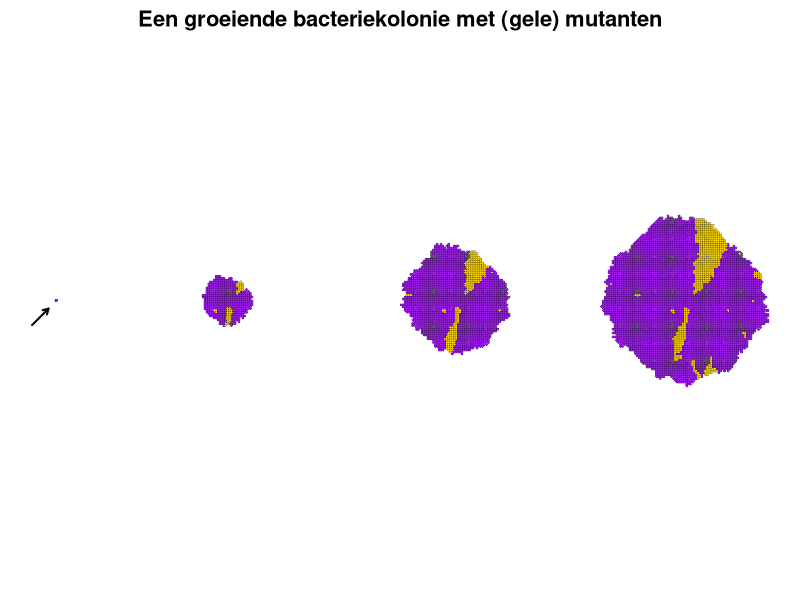
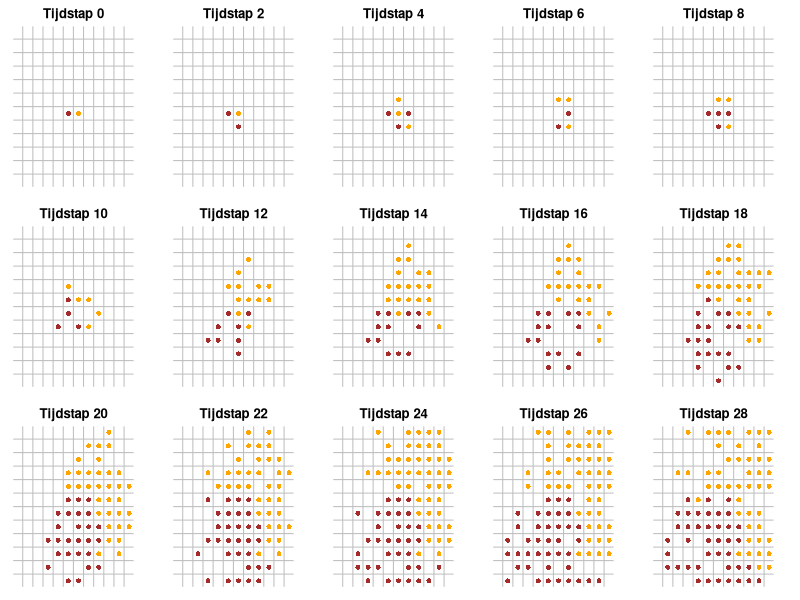
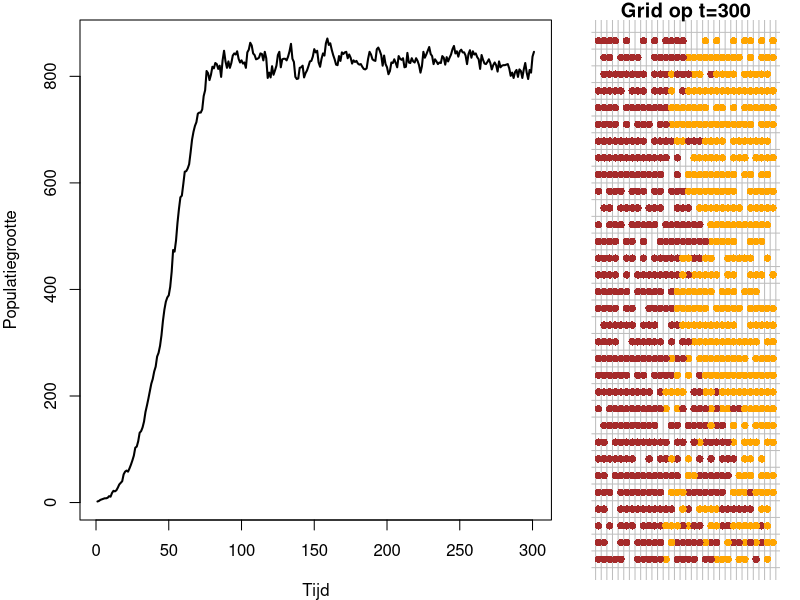
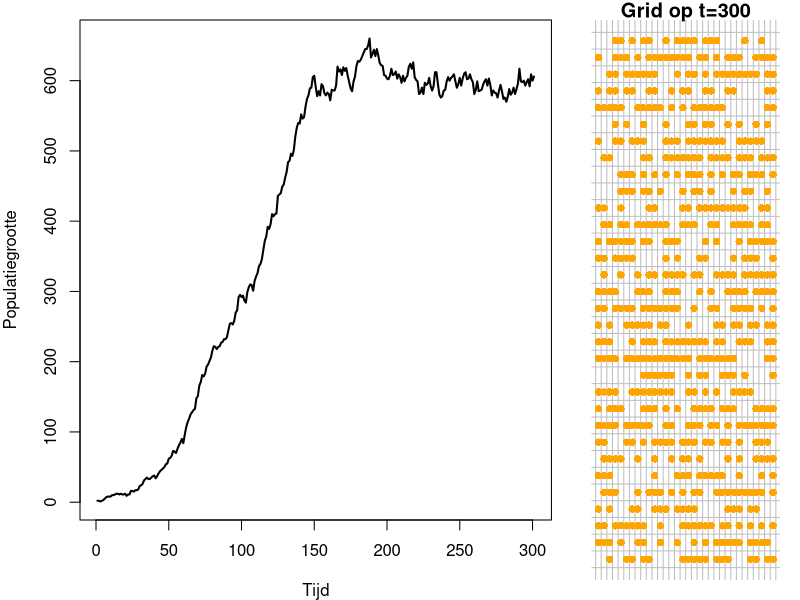
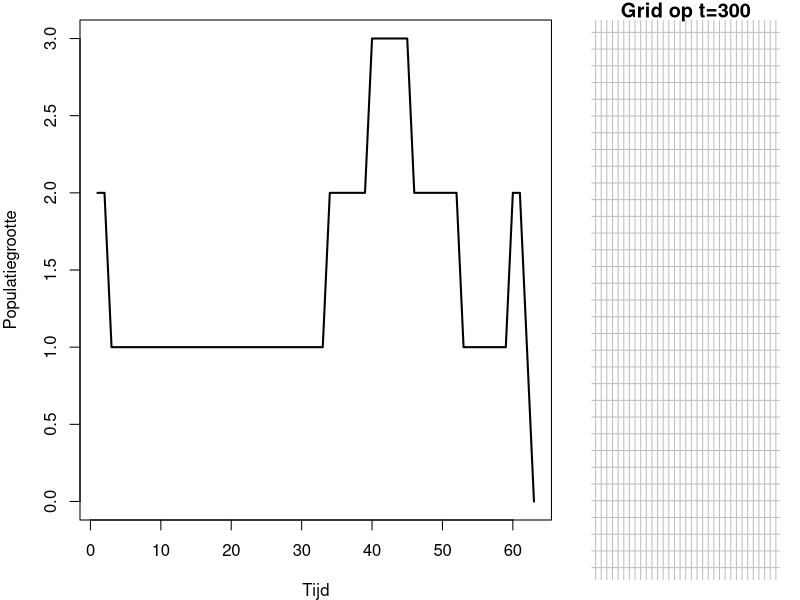

The R source for these figures, in order:
## ---- chunk 1
#| code-fold: true
#| fig-cap: "Paarse stippen staan voor wildtye bacteriën, terwjil gele stippen bacteriën zijn met een mutatie. Door lokale celdeling onstaat er een \"taartpunt\" van mutanten, zoals waargenomen in [Fusco et. al (2016)](https://www.nature.com/articles/ncomms12760)"
#| label: fig-colony
#| code-summary: "Code (voor de leuk, dit is geen leerstof)"
# Functie om het grid te visualiseren als punten
plot_grid <- function(grid) {
  par(mar = c(1, 1, 1, 1))
  plot(1, 1, type = "n", xlim = c(1, nrow(grid)), ylim = c(1, ncol(grid)), xlab = "", ylab = "", axes = FALSE, asp = 1)
  
  points(which(grid == 1, arr.ind = TRUE), col = "black", bg = "purple", pch = 21, lwd=0.2, cex = 0.5)
  points(which(grid == 2, arr.ind = TRUE), col = "black", bg = "gold", pch = 21,lwd=0.2, cex = 0.5)
}

# Functie om de groei-regels over het hele grid toe te passen. Deze regel werkt zo:
# Voor elk lege punt (0), pak een 
update_grid <- function(grid) {
  size <- nrow(grid)
  new_grid <- grid
  
  for (i in 1:size) {
    for (j in 1:size) {
      if (grid[i, j] == 1 || grid[i, j] == 2) {
        neighbors <- cbind(c(i-1, i+1, i, i), c(j, j, j-1, j+1))
        for (k in 1:nrow(neighbors)) {
          ni <- neighbors[k, 1]
          nj <- neighbors[k, 2]
          if (ni > 0 && ni <= size && nj > 0 && nj <= size && grid[ni, nj] == 0) {
            if (runif(1) < 0.5) {  # Geboortekans van 50%
              new_grid[ni, nj] <- grid[i, j]  # Kleur wordt overgedragen
              if(runif(1) < 0.01) grid[i,j] <- 2
            }
          }
        }
      }
    }
  }
  
  return(new_grid)
}

# Maak een grid van 0-en met één 1tje in het midden
grid <- matrix(0, nrow = 100, ncol = 100)
grid[50,50] <- 1
set.seed(59)

# Loop om het grid bij te werken en te visualiseren
layout(matrix(c(1,2,2,3,3,4,4),nrow=1))
for (t in 1:75) {
  if(t==2 || t%%22==0) plot_grid(grid)
  if(t==2) arrows(20,20,40,40,length=0.06,lwd=2)
  grid <- update_grid(grid)
  
  Sys.sleep(0.1)  # Korte vertraging om de veranderingen zichtbaar te maken
}
title("Een groeiende bacteriekolonie met (gele) mutanten", cex.main=2,line = -2, outer = TRUE)
## ---- chunk 2
#| eval: true
# Maak twee individuen met een positie en een kleur
individual1 <- data.frame(x=6,y=6,col="brown")
individual2 <- data.frame(x=7,y=6,col="orange")
# Zet ze samen in een dataframe als 'beginpopulatie'
population <- rbind(individual1, individual2)
population
## ---- chunk 3
#| code-fold: true
#| code-summary: "Code"
#| fig.width: 6
#| fig.height: 3.5
#| fig-cap: "Simulatie van groei op een grid, waarbij \"individuen\" kunnen reproduceren in lege buur-hokjes met een kans van 60%, en sterven met een vaste kans van 5%. De kleur heeft hier geen invloed op, en dient alleen ter illustratie. "
#| label: fig-simgrowthgrid222
# Maak een 12x12 grid
grid_size <- 12
grid <- matrix(0, nrow = grid_size, ncol = grid_size)
# Maak twee individuen met een positie en een kleur
individual1 <- data.frame(x=6,y=6,col="brown")
individual2 <- data.frame(x=7,y=6,col="orange")
# Zet ze samen in een dataframe als 'mbeginpopulatie'
population <- rbind(individual1, individual2)
grid[6, 6] <- 1 # 6,6 zit vol
grid[6, 7] <- 1 # 7,6 zit vol (let op dat row=y en col=x)

# Groei-simulatie functie
simulate_growth <- function(geboorte = 0.6, sterfte=0.1) {
  deaths <- c() # Houd bij wie er dood gaan, zodat deze aan het einde uit de populatie gehaald kunnen worden
  for (i in 1:nrow(population)) {
    ind <- population[i,]
    if(runif(1) < geboorte){
      new_x <- ind$x + sample(c(-1:1),1)
      new_y <- ind$y + sample(c(-1:1),1)
      if(new_x<1 || new_x > grid_size || new_y < 1 || new_y > grid_size) next
      if(grid[new_y,new_x] == 0){
        grid[new_y,new_x] <<- 1
        population <<- rbind(population,data.frame(x=new_x,y=new_y,col=ind$col))
      }
    }
    if(runif(1) < sterfte){
      grid[ind$y,ind$x] <<- 0
      deaths <- c(deaths, i)
    }
  }
  if(length(deaths) > 0) population <<- population[-deaths,]
}

# Functie om het grid als bruine stipjes op een grid te plotten. 
plot_grid <- function(grid, time) {
  plot(1:grid_size, 1:grid_size, type = "n", xlab = "", ylab = "", axes = FALSE)
  # Grijze lijntjes
  for (i in 0:(grid_size)+1) {
    abline(h = i-0.5, col = "grey", lty = 1)
    abline(v = i-0.5, col = "grey", lty = 1)
  }
  # Bruine stipjes
  for (i in 1:nrow(population)) {
    ind <- population[i,]
    points(ind$x, ind$y, pch = 16, col = ind$col)
  }
  title(paste("Tijdstap",time))
}

# Start een random nummer generator (gerandeert reproduceerbaarheid)
#set.seed(591)

par(mfrow=c(3,5),mar=c(1,1,2,2))
# Simuleer een x-aantal tijdstappen (x=iterations)
iterations <- 28
plot_grid(grid,0)
for (i in 1:iterations) {
  if(i%%2==0) plot_grid(grid,i)
  simulate_growth(0.6, 0.1)
}
## ---- chunk 4
#| code-fold: true
#| code-summary: "Code"
#| fig.width: 10
#| fig.height: 2.5
#| fig-cap: "De simulatie wanneer birth veel waarschijnlijker is dan death."
#| fig-subcap: 
#|   - "Simulatie met b=0.6, d=0.1"
#|   - "Simulatie met b=0.3, d=0.1"
#|   - "Simulatie met b=0.12, d=0.1"
#| layout-nrow: 3
#| label: fig-stochasticity

# Maak een 12x12 grid
grid_size <- 32
grid <- matrix(0, nrow = grid_size, ncol = grid_size)
# Maak twee individuen met een positie en een kleur
individual1 <- data.frame(x=16,y=16,col="brown")
individual2 <- data.frame(x=17,y=16,col="orange")
# Zet ze samen in een dataframe als 'mbeginpopulatie'
population <- rbind(individual1, individual2)
grid[16, 16] <- 1 # 6,6 zit vol
grid[16, 17] <- 1 # 7,6 zit vol (let op dat row=y en col=x)

# Groei-simulatie functie
simulate_growth <- function(geboorte = 0.6, sterfte=0.1) {
  deaths <- c() # Houd bij wie er dood gaan, zodat deze aan het einde uit de populatie gehaald kunnen worden
  for (i in 1:nrow(population)) {
    ind <- population[i,]
    if(runif(1) < geboorte){
      new_x <- ind$x + sample(c(-1:1),1)
      new_y <- ind$y + sample(c(-1:1),1)
      if(new_x<1 || new_x > grid_size || new_y < 1 || new_y > grid_size) next
      if(grid[new_y,new_x] == 0){
        grid[new_y,new_x] <<- 1
        population <<- rbind(population,data.frame(x=new_x,y=new_y,col=ind$col))
      }
    }
    if(runif(1) < sterfte){
      grid[ind$y,ind$x] <<- 0
      deaths <- c(deaths, i)
    }
  }
  if(length(deaths) > 0) population <<- population[-deaths,]
}

# Functie om het grid als bruine stipjes op een grid te plotten. 
plot_grid <- function(grid, time) {
  plot(1:grid_size, 1:grid_size, type = "n", xlab = "", ylab = "", axes = FALSE)
  # Grijze lijntjes
  for (i in 0:(grid_size)+1) {
    abline(h = i-0.5, col = "grey", lty = 1)
    abline(v = i-0.5, col = "grey", lty = 1)
  }
  # Bruine stipjes
  for (i in 1:nrow(population)) {
    ind <- population[i,]
    points(ind$x, ind$y, pch = 16, col = ind$col,cex = 1)
  }
  title(paste0("Grid op t=",time))
}

# Start een random nummer generator (gerandeert reproduceerbaarheid)
set.seed(596)
#par(mfrow=c(1,2),mar=c(3,3,1,1))
layout.matrix <- matrix(c(1, 2), nrow = 1, ncol = 2)
layout(mat = layout.matrix, widths=c(2.5,1))
par(mar=c(4,4,1,1))
population <- rbind(individual1, individual2)
grid <- matrix(0, nrow = grid_size, ncol = grid_size)
grid[16, 16] <- 1 # 6,6 zit vol
grid[16, 17] <- 1 # 7,6 zit vol (let op dat row=y en col=x)
# Simuleer een x-aantal tijdstappen (x=iterations)
iterations <- 300
popsize <- nrow(population)
for (i in 1:iterations) {
  simulate_growth(0.6, 0.1)
  popsize[i+1] <- nrow(population)
}
ts.plot(popsize, xlab="Tijd", ylab="Populatiegrootte", lwd=2, main="")
par(mar=c(1,1,1,1))
plot_grid(population,300)

par(mar=c(4,4,1,1))
population <- rbind(individual1, individual2)
grid <- matrix(0, nrow = grid_size, ncol = grid_size)
grid[16, 16] <- 1 # 6,6 zit vol
grid[16, 17] <- 1 # 7,6 zit vol (let op dat row=y en col=x)
# Simuleer een x-aantal tijdstappen (x=iterations)
iterations <- 300
popsize <- nrow(population)
for (i in 1:iterations) {
  simulate_growth(0.3, 0.1)
  popsize[i+1] <- nrow(population)
}
ts.plot(popsize, xlab="Tijd", ylab="Populatiegrootte", lwd=2, main="")
par(mar=c(1,1,1,1))
plot_grid(population,300)

par(mar=c(4,4,1,1))
population <- rbind(individual1, individual2)
grid <- matrix(0, nrow = grid_size, ncol = grid_size)
grid[16, 16] <- 1 # 6,6 zit vol
grid[16, 17] <- 1 # 7,6 zit vol (let op dat row=y en col=x)
# Simuleer een x-aantal tijdstappen (x=iterations)
iterations <- 300
popsize <- nrow(population)
for (i in 1:iterations) {
  simulate_growth(0.12, 0.1)
  popsize[i+1] <- nrow(population)
  if(popsize[i+1]==0) break
}
ts.plot(popsize, xlab="Tijd", ylab="Populatiegrootte", lwd=2, main="")
par(mar=c(1,1,1,1))
plot_grid(population,300)
